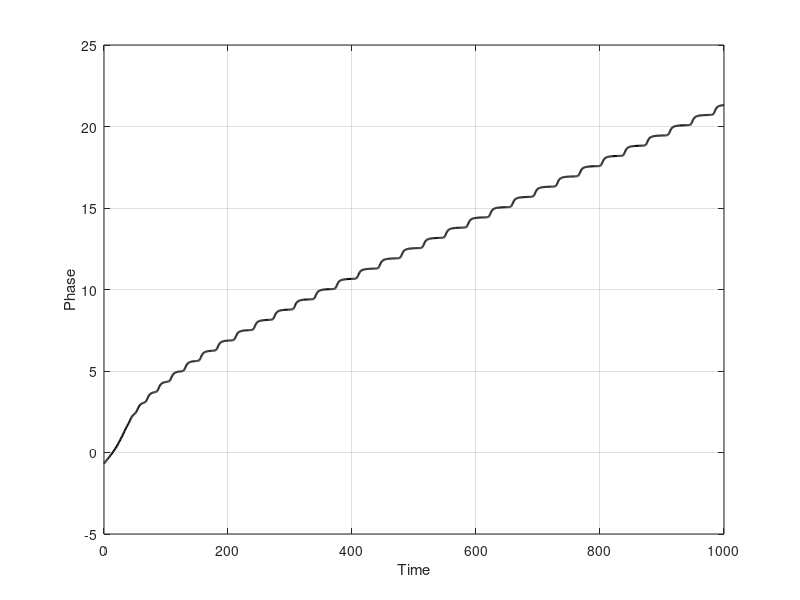
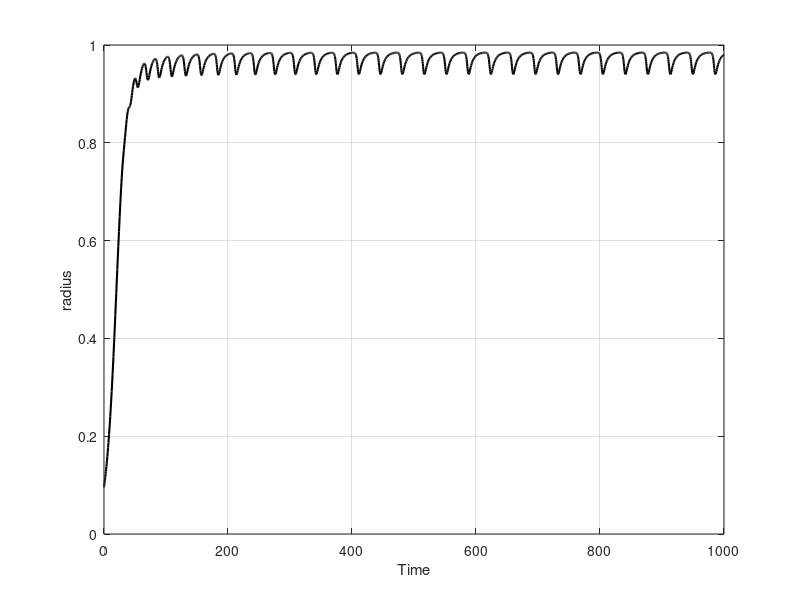

MATLAB code to generate these figures, in order:
function hcRepPlot
    % Parameters
    N = 10;
    sim_time = 1000;
    phi0 = 0.0005;
    p = 1;

    % Define hypercycle matrix A
    A = zeros(N,N);
    for i = 2:N
        A(i,i-1) = p;
    end
    A(1,N) = p;

    % Initial condition
    x0 = rand(N,1);
    x0 = x0 / sum(x0);

    % Simulate dynamics using default solver settings
    tspan = [0 sim_time];
    [t, X] = ode45(@(t,x) replicator_dynamics(t,x,A,phi0), tspan, x0);

    % Complex basis vectors
    u = exp(2*pi*1i*(0:N-1)'/N);

    % Project onto complex representation
    z = X * u;

    r = abs(z);
    theta = unwrap(angle(z));

    % Plot
    figure(1);
    plot(t, theta, 'k', 'LineWidth', 1.5);
    xlabel('Time');
    ylabel('Phase');
    % title('Hypercycle Phase vs. Time');
    grid on;

    % Plot
    figure(2);
    plot(t, r, 'k', 'LineWidth', 1.5);
    xlabel('Time');
    ylabel('radius');
    % title('Representation magnitude vs. Time');
    grid on;

    function dx = replicator_dynamics(~, x, A, phi0)
        f = A * x;
        phi = phi0 + x' * f;
        dx = x .* (f - phi);
    end
end
